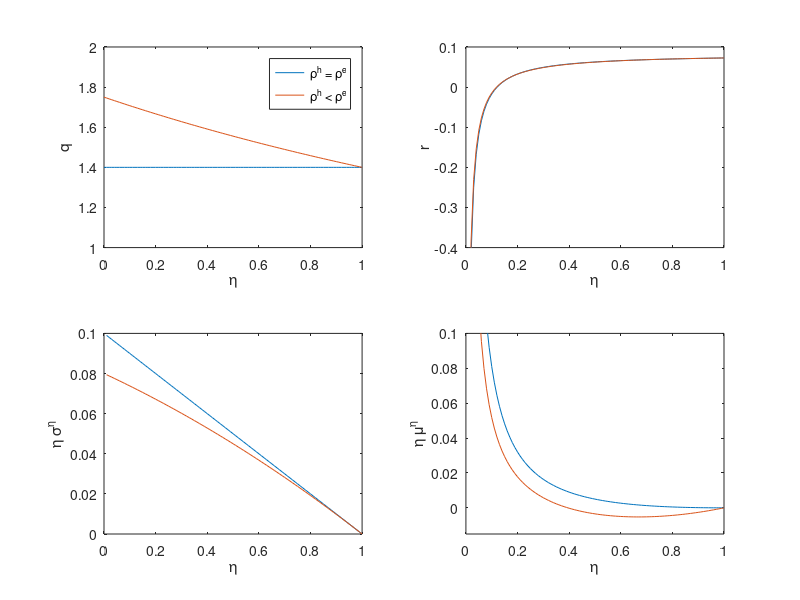
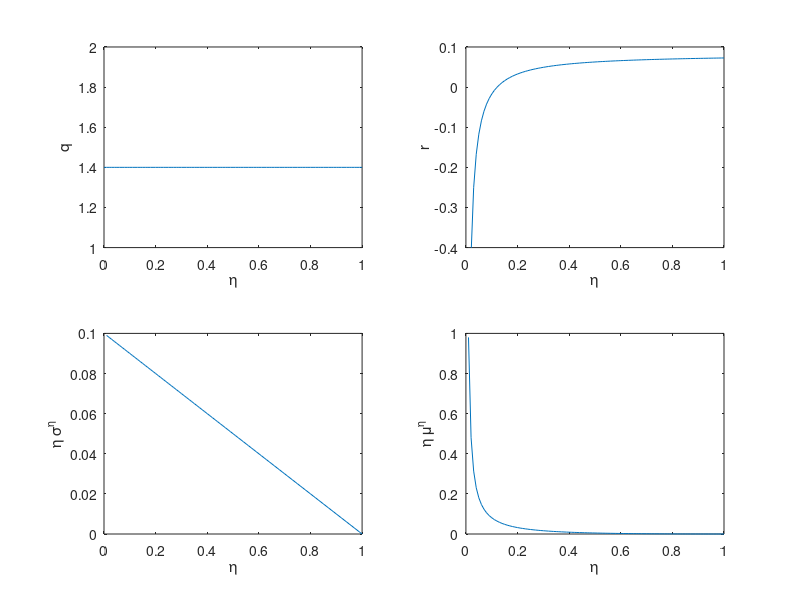

Write the MATLAB code that produced these figures, in order.
%problem 2.2 brunnermeier class
%cd('C:\Users\anbr.fi\Dropbox (CBS Finance)\Year3\ECO529 Macro, Money and International finance (online course)')
clearvars
% define konstants
kappa = 10;
a = .11;
rho = .05;
sigma = .1;
delta = 0.001; % try this, change so get the same rf
% this only needed for second model
rho_bar = 0.02;

%make eta grid
eta = 0:0.01:1;

%first replicate simple model %nb dynamic vars are t subscribted
q = (1 + kappa*a)/(1 + kappa*rho); %ie constant
r = rho + 1/kappa*log(q) - delta - sigma^2./eta;
%absolute drift eta
mu_eta_abs = (1-eta).^2./eta.^2*sigma^2.*eta;
%absolute vol eta
sigma_eta_abs = (1-eta)./eta*sigma.*eta;

figure(1)
%plot
subplot(2,2,1)
plot(eta,q.*ones(101,1))
axis([0 1 1 2])
xlabel('\eta')
ylabel('q')

subplot(2,2,2)
plot(eta,r)
axis([0 1 -0.4 0.1])
xlabel('\eta')
ylabel('r')

subplot(2,2,3)
plot(eta,sigma_eta_abs)
xlabel('\eta')
ylabel('\eta \sigma^{\eta}')

subplot(2,2,4)
plot(eta,mu_eta_abs)
xlabel('\eta')
ylabel('\eta \mu^{\eta}')

%second model
%clearvars -except kappa a rho sigma delta rho_bar eta
%make new model variables
q2 = (a + 1/kappa)./(rho.*eta + rho_bar.*(1-eta) + 1/kappa);
iota2 = (q2-1)./kappa;
theta2 = 1 - 1./eta;
%get sigma q2 analytically. Test with numerical too?
sigma_q2 = -(1-eta).*kappa.*(rho - rho_bar)/(1+kappa.*rho).*sigma;
zeta2 = (1 - theta2).*(sigma + sigma_q2);
%mu_eta_abs2 = ((a - iota2)./q2 - rho + ((1-eta)./eta).^2.*(sigma + sigma_q2).^2).*eta;
%theta2.^2.*(sigma + sigma_q2).^2 .* eta;
mu_eta_abs2 = ((a - iota2)./q2 - rho + theta2.^2.*(sigma + sigma_q2).^2 ).*eta;
sigma_eta_abs2 = -theta2.*(sigma + sigma_q2).*eta;


% this next is quite messy, but got by ito on eta so should be fine.
%mu_q2 = -(rho - rho_bar).*(a+ 1/kappa)...
%    ./(eta.*(rho-rho_bar) + rho_bar + 1/kappa).^2 ...
%.*mu_eta_abs2.*eta.*kappa  + kappa^2.*(rho - rho_bar).^2 ...
%./(kappa.*(rho.*eta + rho_bar.*(1-eta)) + 1).^2 .* sigma_eta_abs2.^2;
mu_q2 = -(rho - rho_bar).*(a+ 1/kappa)...
    ./(eta.*(rho-rho_bar) + rho_bar + 1/kappa).^2 ...
.*mu_eta_abs2  + kappa^2.*(rho - rho_bar).^2 ...
./(kappa.*(rho.*eta + rho_bar.*(1-eta)) + 1).^2 .* sigma_eta_abs2.^2;
r2 = (a-iota2)./q2 + 1/kappa*log(1+kappa.*iota2) - delta + mu_q2 + ...
    sigma*sigma_q2 - zeta2.*(sigma + sigma_q2);

figure(2)
%plot
subplot(2,2,1)
plot(eta,q.*ones(101,1),eta,q2)
axis([0 1 1 2])
xlabel('\eta')
ylabel('q')
legend('\rho^h = \rho^e','\rho^h < \rho^e')

subplot(2,2,2)
plot(eta,r,eta,r2)
axis([0 1 -0.4 0.1])
xlabel('\eta')
ylabel('r')

subplot(2,2,3)
plot(eta,sigma_eta_abs,eta,sigma_eta_abs2)
xlabel('\eta')
ylabel('\eta \sigma^{\eta}')

subplot(2,2,4)
plot(eta,mu_eta_abs,eta,mu_eta_abs2)
axis([0 1 -0.015 0.1])
xlabel('\eta')
ylabel('\eta \mu^{\eta}')
saveas(gcf,'p2part2.pdf')